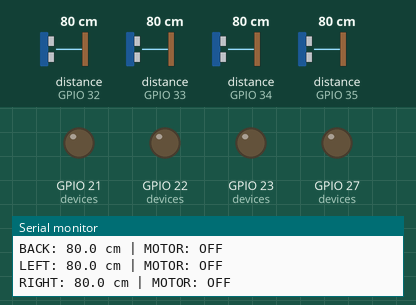
Simulated run of this sketch. Board: ESP32. On the bench: output pins drawn as LEDs (lit = HIGH), the last lines printed to the serial monitor. Wiring (inferred from the names in the program): 4 × ultrasonic range finder: trigger GPIO 13, echo GPIO 34 / trigger GPIO 14, echo GPIO 35 / trigger GPIO 18, echo GPIO 32 / trigger GPIO 19, echo GPIO 33. The inputs (shaded band) are chosen by the test bench; at power-on: distance to the obstacle (sensors on GPIO 32, GPIO 33, GPIO 34, GPIO 35) 80 cm. The echo pulse lasts 58.3 µs per cm; nothing arrives over Bluetooth unless stated; pins used as bus, display or sensor lines are not drawn.

Above: at 2.2 s.
2.3 s: distance to the obstacle (sensor on GPIO 32) set to 54 cm
3.8 s: distance to the obstacle (sensor on GPIO 32) set to 48 cm
At 4.9 s:
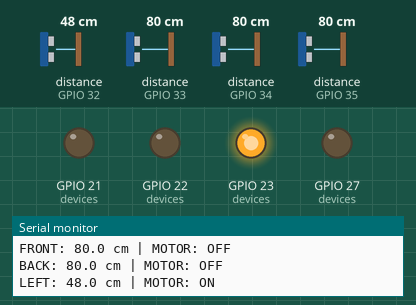
5.4 s: distance to the obstacle (sensor on GPIO 33) set to 55 cm
6.9 s: distance to the obstacle (sensor on GPIO 33) set to 46 cm
At 8.2 s:
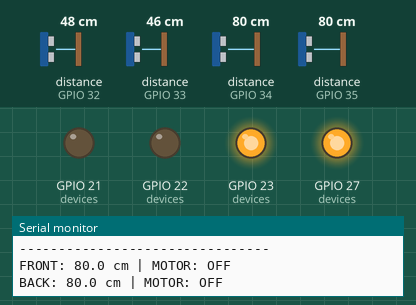
8.6 s: distance to the obstacle (sensor on GPIO 34) set to 54 cm
10.1 s: distance to the obstacle (sensor on GPIO 34) set to 47 cm
At 10.6 s:
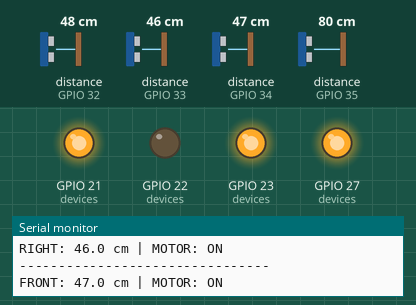
Timing chart, 0 to 12.7 s (numbered marks = the images above; inputs shaded):
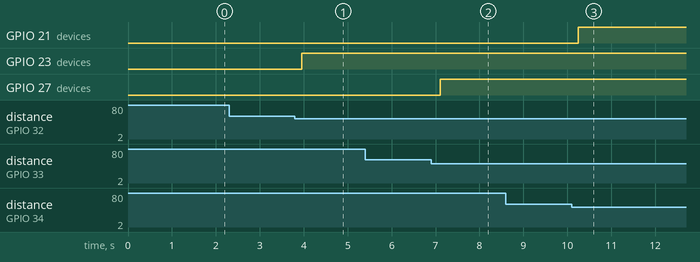

The sketch:

projexa_belt.ino
```cpp
/*
  PROJEXA - SMART HAPTIC NAVIGATION BELT
  ESP32-WROOM-32 DevKit
  4 Ultrasonic Sensors + 4 Vibration Motors
  + Bluetooth Classic SPP ("PROJEXA")

  Detection threshold: 50 cm
  Serial Monitor: 115200 baud

  FRONT: TRIG 13, ECHO 34, MOTOR 21
  BACK:  TRIG 14, ECHO 35, MOTOR 22
  LEFT:  TRIG 18, ECHO 32, MOTOR 23
  RIGHT: TRIG 19, ECHO 33, MOTOR 27

  CHANGES vs. the original firmware (sensor logic is untouched):
    * Bluetooth Classic SPP added (device name "PROJEXA").
    * Sensor snapshot sent to the phone after every full scan, as
      newline-delimited JSON. Invalid readings are sent as null.
    * Motors are now driven by one arbitration function (updateMotors):
        1. Obstacle within 50 cm  -> motor ON (steady). HIGHEST priority.
        2. Phone motor test       -> motor ON for 500 ms.
        3. Phone navigation cue   -> pulsed ON/OFF pattern. LOWEST priority.
    * The 70 ms inter-sensor delay is preserved, but it is now spent in a
      loop that keeps servicing Bluetooth and motor patterns.
    * With no phone connected the belt behaves exactly like the original.

  PHONE -> BELT COMMANDS (ASCII, one per line, '\n' terminated)
    T,<F|B|L|R>                 pulse that motor for 500 ms (hardware test)
    N,<F|B|L|R>,<onMs>,<offMs>  pulse navigation cue on that motor
                                (onMs 40..1000, offMs 40..2000)
    N,X                         clear navigation cue
  A navigation cue expires after NAV_TIMEOUT_MS unless the phone refreshes it,
  so a crashed app or lost link can never leave a cue stuck on.
  Navigation cues are pulsed; obstacle alerts are steady, so the two can be
  told apart by feel.

  BELT -> PHONE (one line per scan cycle)
    {"front":35.2,"back":null,"left":18.5,"right":75.0,
     "motors":{"front":true,"back":false,"left":true,"right":false}}
*/

#include "BluetoothSerial.h"

#if !defined(CONFIG_BT_ENABLED) || !defined(CONFIG_BLUEDROID_ENABLED)
#error Bluetooth is not enabled. Select an ESP32 board (ESP32 Dev Module) in the Arduino IDE.
#endif

BluetoothSerial SerialBT;

struct Sensor {
  const char* name;
  int trigPin;
  int echoPin;
  int motorPin;
};

Sensor devices[] = {
  {"FRONT", 13, 34, 21},
  {"BACK",  14, 35, 22},
  {"LEFT",  18, 32, 23},
  {"RIGHT", 19, 33, 27}
};

const int DEVICE_COUNT = 4;
const float DETECTION_LIMIT = 50.0;

const unsigned long ECHO_TIMEOUT_US = 6500;

// ---- Added for Bluetooth / arbitration --------------------------------
const char* JSON_KEYS[DEVICE_COUNT] = {"front", "back", "left", "right"};
const char  DIR_CODES[DEVICE_COUNT] = {'F', 'B', 'L', 'R'};

const unsigned long SCAN_GAP_MS     = 70;    // original ultrasonic interference delay
const unsigned long TEST_PULSE_MS   = 500;
const unsigned long NAV_TIMEOUT_MS  = 3000;
const unsigned long NAV_ON_MIN = 40,  NAV_ON_MAX = 1000;
const unsigned long NAV_OFF_MIN = 40, NAV_OFF_MAX = 2000;

float lastDistance[DEVICE_COUNT] = {-1, -1, -1, -1};
bool  obstacle[DEVICE_COUNT]     = {false, false, false, false};
bool  motorState[DEVICE_COUNT]   = {false, false, false, false};

int           testDir = -1;
unsigned long testUntil = 0;

int           navDir = -1;
unsigned long navOnMs = 0, navOffMs = 0, navStart = 0, navExpires = 0;

char cmdBuf[40];
int  cmdLen = 0;
bool cmdOverflow = false;
// -----------------------------------------------------------------------

float readDistanceCM(const Sensor &s) {
  digitalWrite(s.trigPin, LOW);
  delayMicroseconds(3);

  digitalWrite(s.trigPin, HIGH);
  delayMicroseconds(10);
  digitalWrite(s.trigPin, LOW);

  unsigned long duration =
    pulseIn(s.echoPin, HIGH, ECHO_TIMEOUT_US);

  if (duration == 0) {
    return -1.0;
  }

  float distance = duration * 0.0343f / 2.0f;

  if (distance > 100.0 || distance < 2.0) {
    return -1.0;
  }

  return distance;
}

// ---- Motor arbitration ------------------------------------------------
bool desiredMotor(int i, unsigned long now) {
  // 1. Obstacle protection always wins.
  if (obstacle[i]) return true;

  // 2. Hardware test pulse from the phone.
  if (testDir == i && (long)(testUntil - now) > 0) return true;

  // 3. Navigation cue (pulsed).
  if (navDir == i && (long)(navExpires - now) > 0) {
    unsigned long period = navOnMs + navOffMs;
    unsigned long phase = (now - navStart) % period;
    return phase < navOnMs;
  }
  return false;
}

void updateMotors() {
  unsigned long now = millis();

  if (testDir >= 0 && (long)(testUntil - now) <= 0) testDir = -1;
  if (navDir >= 0 && (long)(navExpires - now) <= 0) navDir = -1;

  for (int i = 0; i < DEVICE_COUNT; i++) {
    bool want = desiredMotor(i, now);
    if (want != motorState[i]) {
      digitalWrite(devices[i].motorPin, want ? HIGH : LOW);
      motorState[i] = want;
    }
  }
}

// ---- Bluetooth command handling ---------------------------------------
int dirIndex(char c) {
  for (int i = 0; i < DEVICE_COUNT; i++) {
    if (DIR_CODES[i] == c) return i;
  }
  return -1;
}

void handleCommand(char* line) {
  // Strip trailing CR / spaces.
  int n = strlen(line);
  while (n > 0 && (line[n - 1] == '\r' || line[n - 1] == ' ')) line[--n] = 0;

  if (n >= 3 && line[0] == 'T' && line[1] == ',' && n == 3) {
    int d = dirIndex(line[2]);
    if (d >= 0) {
      testDir = d;
      testUntil = millis() + TEST_PULSE_MS;
      Serial.print("BT: test motor ");
      Serial.println(devices[d].name);
      return;
    }
  } else if (n >= 3 && line[0] == 'N' && line[1] == ',') {
    if (n == 3 && line[2] == 'X') {
      navDir = -1;
      Serial.println("BT: nav cleared");
      return;
    }
    int d = dirIndex(line[2]);
    char* p = line + 3;
    if (d >= 0 && *p == ',') {
      char* end1;
      unsigned long on = strtoul(p + 1, &end1, 10);
      if (end1 != p + 1 && *end1 == ',') {
        char* end2;
        unsigned long off = strtoul(end1 + 1, &end2, 10);
        if (end2 != end1 + 1 && *end2 == 0 &&
            on >= NAV_ON_MIN && on <= NAV_ON_MAX &&
            off >= NAV_OFF_MIN && off <= NAV_OFF_MAX) {
          unsigned long now = millis();
          // Restart the pattern only when the cue changes, so periodic
          // refreshes from the phone do not disturb the rhythm.
          if (navDir != d || navOnMs != on || navOffMs != off ||
              (long)(navExpires - now) <= 0) {
            navStart = now;
          }
          navDir = d;
          navOnMs = on;
          navOffMs = off;
          navExpires = now + NAV_TIMEOUT_MS;
          Serial.print("BT: nav ");
          Serial.println(devices[d].name);
          return;
        }
      }
    }
  }
  Serial.print("BT: rejected command: ");
  Serial.println(line);
}

void pollBluetooth() {
  if (!SerialBT.hasClient()) {
    // Phone gone: drop phone-originated cues. Obstacle protection is unaffected.
    navDir = -1;
    testDir = -1;
    cmdLen = 0;
    cmdOverflow = false;
    return;
  }
  while (SerialBT.available()) {
    char c = (char)SerialBT.read();
    if (c == '\n') {
      if (!cmdOverflow && cmdLen > 0) {
        cmdBuf[cmdLen] = 0;
        handleCommand(cmdBuf);
      }
      cmdLen = 0;
      cmdOverflow = false;
    } else if (cmdLen < (int)sizeof(cmdBuf) - 1) {
      cmdBuf[cmdLen++] = c;
    } else {
      cmdOverflow = true;  // discard over-long line
    }
  }
}

// Keeps the original 70 ms spacing between sensor reads while still
// servicing Bluetooth and navigation/test patterns.
void waitServicing(unsigned long ms) {
  unsigned long start = millis();
  while (millis() - start < ms) {
    pollBluetooth();
    updateMotors();
    delay(2);
  }
}

void sendSnapshot() {
  if (!SerialBT.hasClient()) return;

  SerialBT.print("{");
  for (int i = 0; i < DEVICE_COUNT; i++) {
    SerialBT.print("\"");
    SerialBT.print(JSON_KEYS[i]);
    SerialBT.print("\":");
    if (lastDistance[i] < 0) {
      SerialBT.print("null");
    } else {
      SerialBT.print(lastDistance[i], 1);
    }
    SerialBT.print(",");
  }
  SerialBT.print("\"motors\":{");
  for (int i = 0; i < DEVICE_COUNT; i++) {
    SerialBT.print("\"");
    SerialBT.print(JSON_KEYS[i]);
    SerialBT.print("\":");
    SerialBT.print(motorState[i] ? "true" : "false");
    if (i < DEVICE_COUNT - 1) SerialBT.print(",");
  }
  SerialBT.println("}}");
}

void setup() {
  Serial.begin(115200);
  delay(1000);
  Serial.println();
  Serial.println("[boot] serial OK");

  for (int i = 0; i < DEVICE_COUNT; i++) {
    pinMode(devices[i].trigPin, OUTPUT);
    pinMode(devices[i].echoPin, INPUT);
    pinMode(devices[i].motorPin, OUTPUT);

    digitalWrite(devices[i].trigPin, LOW);
    digitalWrite(devices[i].motorPin, LOW);
  }
  Serial.println("[boot] pins OK");

  Serial.println("[boot] starting Bluetooth (can take a few seconds)...");
  if (!SerialBT.begin("PROJEXA")) {
    Serial.println("Bluetooth start FAILED - belt continues in standalone mode");
  } else {
    Serial.println("[boot] Bluetooth started");
  }

  Serial.println();
  Serial.println("================================");
  Serial.println(" PROJEXA SMART HAPTIC BELT");
  Serial.println(" Four Direction Detection");
  Serial.println(" Detection Limit: 50 CM");
  Serial.println(" Bluetooth SPP name: PROJEXA");
  Serial.println("================================");
}

void loop() {
  for (int i = 0; i < DEVICE_COUNT; i++) {

    float distance = readDistanceCM(devices[i]);

    bool obstacleDetected =
      (distance >= 2.0 && distance <= DETECTION_LIMIT);

    lastDistance[i] = distance;
    obstacle[i] = obstacleDetected;
    updateMotors();

    Serial.print(devices[i].name);
    Serial.print(": ");

    if (distance < 0) {
      Serial.print("NO OBJECT");
    } else {
      Serial.print(distance, 1);
      Serial.print(" cm");
    }

    Serial.print(" | MOTOR: ");
    Serial.println(motorState[i] ? "ON" : "OFF");

    // Prevent ultrasonic interference
    waitServicing(SCAN_GAP_MS);
  }
  Serial.println("--------------------------------");

  sendSnapshot();
}
```

Measured:
- the behaviour switches between 51 and 50 cm on distance to the obstacle (sensor on GPIO 32) (found by bisection; images 0 and 1)
- the behaviour switches between 51 and 50 cm on distance to the obstacle (sensor on GPIO 33) (found by bisection; images 1 and 2)
- the behaviour switches between 51 and 50 cm on distance to the obstacle (sensor on GPIO 34) (found by bisection; images 2 and 3)
- after the input at 3.8 s, GPIO 23 (devices): LOW → HIGH after 0.15 s
- after the input at 6.9 s, GPIO 27 (devices): LOW → HIGH after 0.21 s
- after the input at 10.1 s, GPIO 21 (devices): LOW → HIGH after 0.15 s
